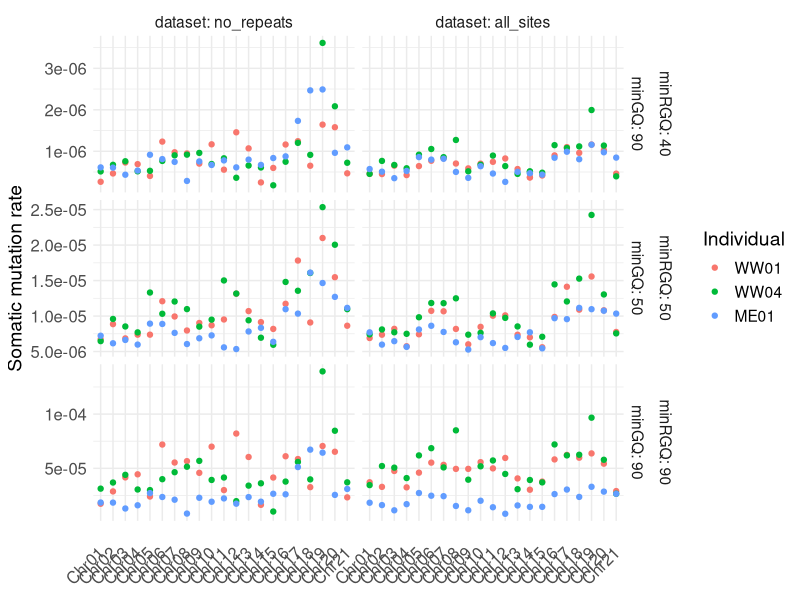

This chart was generated by the following R code:

# load necessary packages
library(ggplot2)
library(dplyr)
library(viridis)


## CALCULATION AND VISUALIZATION OF SMR PER CHROMOSOME

# Import of summarized variant count files
#minGQ = min RGQ = 90
R004 <- read.table("Welwitschia output files/240423.R004.240423_variant_counting_v16_no-bed.all_Chr.allsites.no_repeats.variant_counts.tab")
R005 <- read.table("Welwitschia output files/240423.R005.240423_variant_counting_v16_no-bed.all_Chr.allsites.variant_counts.tab")

#minGQ = minRGQ = 50
R007 <- read.table("Welwitschia output files/240426.R007.240425_variant_counting_v17_yes_bed.all_Chr.allsites.no_repeats.variant_counts.tab")
R008 <- read.table("Welwitschia output files/240426.R008.240425_variant_counting_v17_yes_bed.all_Chr.allsites.variant_counts.tab")

#minRGQ = 40, min GQ = 90
R010 <- read.table("Welwitschia output files/240508.R010.variant_counting_v18_yes_bed_minRGQ40_minGQ90.all-Chr.allsites.no_repeats.variant_counts.tab")
R011 <- read.table("Welwitschia output files/240508.R011.variant_counting_v18_yes_bed_minRGQ40_minGQ90.all-Chr.allsites.variant_counts.tab")

# add a sixth column that calculates the SMR
R004$V6 = R004$V4/R004$V3
R005$V6 = R005$V4/R005$V3
R007$V6 = R007$V4/R007$V3
R008$V6 = R008$V4/R008$V3
R010$V6 = R010$V4/R010$V3
R011$V6 = R011$V4/R011$V3

# rename all columns
names(R004) <- c("CHROM", "INDIV", "callable_sites", "var_sites", "hom_var_sites", "var_sites/callable_sites")
names(R005) <- c("CHROM", "INDIV", "callable_sites", "var_sites", "hom_var_sites", "var_sites/callable_sites")
names(R007) <- c("CHROM", "INDIV", "callable_sites", "var_sites", "hom_var_sites", "var_sites/callable_sites")
names(R008) <- c("CHROM", "INDIV", "callable_sites", "var_sites", "hom_var_sites", "var_sites/callable_sites")


# add run number and filtering parameters to the dataframes
R004$V7 = "R004"
R005$V7 = "R005"
R007$V7 = "R007"
R008$V7 = "R008"
R010$V7 = "R010"
R011$V7 = "R011"

R004$dataset <- "no_repeats"
R005$dataset <- "all_sites"
R007$dataset <- "no_repeats"
R008$dataset <- "all_sites"
R010$dataset <- "no_repeats"
R011$dataset <- "all_sites"


# concatenate to a single dataframe

all_variant_counts <- rbind(R004, R005, R007, R008)

names(all_variant_counts) <- c("CHROM", "INDIV", "callable_sites", "var_sites", "hom_var_sites", "var_sites/callable_sites", "RunID", "dataset" )


all_variant_counts$minRGQ <- sapply(all_variant_counts$RunID, function(run_id) {
  switch(run_id,
         "R004" = "90",
         "R005" = "90",
         "R007" = "50",
         "R008" = "50",
         "R010" = "40",
         "R011" = "40",
         "default_result")})
all_variant_counts$minGQ <- sapply(all_variant_counts$RunID, function(run_id_2) {
  switch(run_id_2,
         "R004" = "90",
         "R005" = "90",
         "R007" = "50",
         "R008" = "50",
         "R010" = "90",
         "R011" = "90",
         "default_result")})

all_variant_counts$INDIV <- factor(all_variant_counts$INDIV, levels = c("WW01", "WW04", "ME01"))
all_variant_counts$dataset <- factor(all_variant_counts$dataset, levels = c("no_repeats", "all_sites"))


all_variant_counts_2 <- rbind(R010, R011)
names(all_variant_counts_2) <- c("CHROM", "INDIV", "callable_sites", "var_sites", "hom_var_sites", "var_sites/callable_sites", "RunID", "dataset" )


all_variant_counts_2$minRGQ = "40"
all_variant_counts_2$minGQ = "90"

all_variant_counts_2$dataset <- factor(all_variant_counts_2$dataset, levels = c("no_repeats", "all_sites"))
all_variant_counts_2$INDIV <- factor(all_variant_counts_2$INDIV, levels = c("WW01", "WW04", "ME01"))


per_chr_SMR_summary <- rbind(all_variant_counts, all_variant_counts_2)

# plot of SMR per chromosome
ggplot(data = per_chr_SMR_summary, aes(x=CHROM, y=var_sites/callable_sites, color=INDIV)) +
  geom_point() +
  theme_minimal() +
  labs(y="Somatic mutation rate", x = "", color="Individual") +
  scale_fill_viridis_b(option = "rainbow") +
  theme(axis.text.x = element_text(angle = 45, vjust = 0.5, hjust = 1)) +
  facet_grid(minRGQ + minGQ ~ dataset, scales = "free_y", space = "fixed", labeller=label_both) +
  theme(
    text = element_text(size = 14),  # Font size for main text
    axis.title = element_text(size = 12),  # Font size for axis titles
    axis.text = element_text(size = 12),  # Font size for axis labels
    axis.title.y = element_text(size = 14)  # Font size for y-axis title
  )



